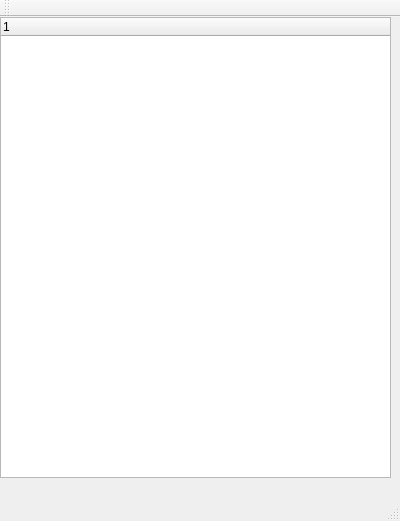
<?xml version="1.0" encoding="UTF-8"?>
<ui version="4.0">
 <class>MainWindow</class>
 <widget class="QMainWindow" name="MainWindow">
  <property name="geometry">
   <rect>
    <x>0</x>
    <y>0</y>
    <width>400</width>
    <height>521</height>
   </rect>
  </property>
  <property name="windowTitle">
   <string>MainWindow</string>
  </property>
  <widget class="QWidget" name="centralWidget">
   <widget class="QTreeWidget" name="treeWidget">
    <property name="geometry">
     <rect>
      <x>0</x>
      <y>0</y>
      <width>391</width>
      <height>461</height>
     </rect>
    </property>
    <column>
     <property name="text">
      <string notr="true">1</string>
     </property>
    </column>
   </widget>
  </widget>
  <widget class="QMenuBar" name="menuBar">
   <property name="geometry">
    <rect>
     <x>0</x>
     <y>0</y>
     <width>400</width>
     <height>25</height>
    </rect>
   </property>
  </widget>
  <widget class="QToolBar" name="mainToolBar">
   <attribute name="toolBarArea">
    <enum>TopToolBarArea</enum>
   </attribute>
   <attribute name="toolBarBreak">
    <bool>false</bool>
   </attribute>
  </widget>
  <widget class="QStatusBar" name="statusBar"/>
 </widget>
 <layoutdefault spacing="6" margin="11"/>
 <resources/>
 <connections/>
</ui>
